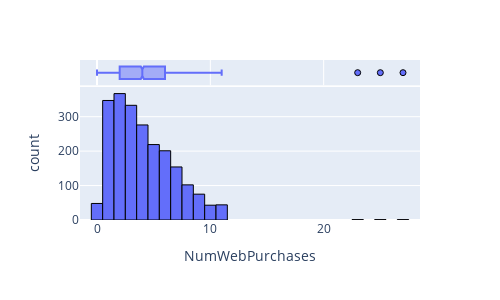

The cell this chart's notebook holds for it:
### Code cell
num_plot(myData,'NumWebPurchases')

### Figure 1 — Plotly figure (JSON) as saved in the notebook; plotly's stock layout.template omitted (floating-point values rounded to 4 significant figures; data arrays with more than 128 entries replaced by an {"elided": "..."} marker saying what was removed)
{"data": [{"alignmentgroup": "True", "bingroup": "x", "hovertemplate": "NumWebPurchases=%{x}<br>count=%{y}<extra></extra>", "legendgroup": "", "marker": {"color": "#636efa", "line": {"color": "black", "width": 1}, "pattern": {"shape": ""}}, "name": "", "offsetgroup": "", "orientation": "v", "showlegend": false, "type": "histogram", "x": {"elided": "2212 int values"}, "xaxis": "x", "yaxis": "y"}, {"alignmentgroup": "True", "hovertemplate": "NumWebPurchases=%{x}<extra></extra>", "legendgroup": "", "marker": {"color": "#636efa", "line": {"color": "black", "width": 1}}, "name": "", "notched": true, "offsetgroup": "", "showlegend": false, "type": "box", "x": {"elided": "2212 int values"}, "xaxis": "x2", "yaxis": "y2"}], "layout": {"barmode": "relative", "height": 300, "legend": {"tracegroupgap": 0}, "margin": {"t": 60}, "showlegend": true, "width": 500, "xaxis": {"anchor": "y", "domain": [0, 1], "title": {"text": "NumWebPurchases"}}, "xaxis2": {"anchor": "y2", "domain": [0, 1], "matches": "x", "showgrid": true, "showticklabels": false}, "yaxis": {"anchor": "x", "domain": [0, 0.8316], "title": {"text": "count"}}, "yaxis2": {"anchor": "x2", "domain": [0.8416, 1], "matches": "y2", "showgrid": false, "showline": false, "showticklabels": false, "ticks": ""}}}
